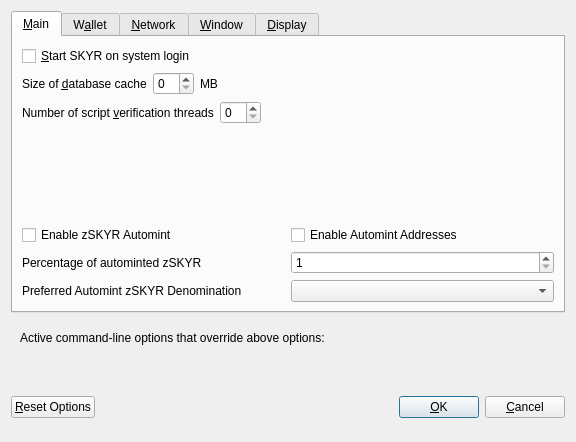
<?xml version="1.0" encoding="UTF-8"?>
<ui version="4.0">
 <class>OptionsDialog</class>
 <widget class="QDialog" name="OptionsDialog">
  <property name="geometry">
   <rect>
    <x>0</x>
    <y>0</y>
    <width>576</width>
    <height>442</height>
   </rect>
  </property>
  <property name="windowTitle">
   <string>Options</string>
  </property>
  <property name="modal">
   <bool>true</bool>
  </property>
  <layout class="QVBoxLayout" name="verticalLayout">
   <item>
    <widget class="QTabWidget" name="tabWidget">
     <property name="currentIndex">
      <number>0</number>
     </property>
     <widget class="QWidget" name="tabMain">
      <attribute name="title">
       <string>&amp;Main</string>
      </attribute>
      <layout class="QVBoxLayout" name="verticalLayout_Main">
       <item>
        <widget class="QCheckBox" name="bitcoinAtStartup">
         <property name="toolTip">
          <string>Automatically start SKYR after logging in to the system.</string>
         </property>
         <property name="text">
          <string>&amp;Start SKYR on system login</string>
         </property>
        </widget>
       </item>
       <item>
        <layout class="QHBoxLayout" name="horizontalLayout_2_Main">
         <item>
          <widget class="QLabel" name="databaseCacheLabel">
           <property name="text">
            <string>Size of &amp;database cache</string>
           </property>
           <property name="textFormat">
            <enum>Qt::PlainText</enum>
           </property>
           <property name="buddy">
            <cstring>databaseCache</cstring>
           </property>
          </widget>
         </item>
         <item>
          <widget class="QSpinBox" name="databaseCache"/>
         </item>
         <item>
          <widget class="QLabel" name="databaseCacheUnitLabel">
           <property name="text">
            <string>MB</string>
           </property>
           <property name="textFormat">
            <enum>Qt::PlainText</enum>
           </property>
          </widget>
         </item>
         <item>
          <spacer name="horizontalSpacer_2_Main">
           <property name="orientation">
            <enum>Qt::Horizontal</enum>
           </property>
           <property name="sizeHint" stdset="0">
            <size>
             <width>40</width>
             <height>20</height>
            </size>
           </property>
          </spacer>
         </item>
        </layout>
       </item>
       <item>
        <layout class="QHBoxLayout" name="horizontalLayout_3_Main">
         <item>
          <widget class="QLabel" name="threadsScriptVerifLabel">
           <property name="text">
            <string>Number of script &amp;verification threads</string>
           </property>
           <property name="textFormat">
            <enum>Qt::PlainText</enum>
           </property>
           <property name="buddy">
            <cstring>threadsScriptVerif</cstring>
           </property>
          </widget>
         </item>
         <item>
          <widget class="QSpinBox" name="threadsScriptVerif">
           <property name="toolTip">
            <string>(0 = auto, &lt;0 = leave that many cores free)</string>
           </property>
          </widget>
         </item>
         <item>
          <spacer name="horizontalSpacer_3_Main">
           <property name="orientation">
            <enum>Qt::Horizontal</enum>
           </property>
           <property name="sizeHint" stdset="0">
            <size>
             <width>40</width>
             <height>20</height>
            </size>
           </property>
          </spacer>
         </item>
        </layout>
       </item>
       <item>
        <spacer name="verticalSpacer_2">
         <property name="orientation">
          <enum>Qt::Vertical</enum>
         </property>
         <property name="sizeHint" stdset="0">
          <size>
           <width>20</width>
           <height>40</height>
          </size>
         </property>
        </spacer>
       </item>
       <item>
        <widget class="QWidget" name="verticalZpivOptionsWidget" native="true">
         <layout class="QVBoxLayout" name="verticalZpivOptionsLayout">
          <property name="margin">
           <number>0</number>
          </property>
          <item>
           <layout class="QHBoxLayout" name="horizontalAutomintingLayout">
            <item>
             <widget class="QCheckBox" name="checkBoxZeromintEnable">
              <property name="toolTip">
               <string>Enable automatic minting of SKYR units to zSKYR</string>
              </property>
              <property name="layoutDirection">
               <enum>Qt::LeftToRight</enum>
              </property>
              <property name="text">
               <string>Enable zSKYR Automint</string>
              </property>
             </widget>
            </item>
            <item>
             <widget class="QCheckBox" name="checkBoxZeromintAddresses">
              <property name="toolTip">
               <string>Enable automatic zSKYR minting from specific addresses</string>
              </property>
              <property name="layoutDirection">
               <enum>Qt::LeftToRight</enum>
              </property>
              <property name="text">
               <string>Enable Automint Addresses</string>
              </property>
             </widget>
            </item>
           </layout>
          </item>
          <item>
           <layout class="QHBoxLayout" name="horizontalZmintPercentageLayout">
            <item>
             <widget class="QLabel" name="percentage_label">
              <property name="toolTip">
               <string>Percentage of incoming SKYR which get automatically converted to zSKYR via Zerocoin Protocol (min: 10%)</string>
              </property>
              <property name="text">
               <string>Percentage of autominted zSKYR</string>
              </property>
             </widget>
            </item>
            <item>
             <widget class="QSpinBox" name="zeromintPercentage">
              <property name="minimum">
               <number>1</number>
              </property>
              <property name="maximum">
               <number>100</number>
              </property>
             </widget>
            </item>
           </layout>
          </item>
          <item>
           <layout class="QHBoxLayout" name="horizontalLayout" stretch="0,0">
            <property name="sizeConstraint">
             <enum>QLayout::SetFixedSize</enum>
            </property>
            <item>
             <widget class="QLabel" name="labelPreferredDenom">
              <property name="maximumSize">
               <size>
                <width>16777215</width>
                <height>16777215</height>
               </size>
              </property>
              <property name="toolTip">
               <string>Wait with automatic conversion to Zerocoin until enough SKYR for this denomination is available</string>
              </property>
              <property name="text">
               <string>Preferred Automint zSKYR Denomination</string>
              </property>
             </widget>
            </item>
            <item>
             <widget class="QComboBox" name="preferredDenom">
              <property name="maximumSize">
               <size>
                <width>16777215</width>
                <height>27</height>
               </size>
              </property>
              <property name="toolTip">
               <string>Wait with automatic conversion to Zerocoin until enough SKYR for this denomination is available</string>
              </property>
              <property name="maxVisibleItems">
               <number>9</number>
              </property>
              <property name="maxCount">
               <number>9</number>
              </property>
             </widget>
            </item>
           </layout>
          </item>
         </layout>
        </widget>
       </item>
      </layout>
     </widget>
     <widget class="QWidget" name="tabWallet">
      <attribute name="title">
       <string>W&amp;allet</string>
      </attribute>
      <layout class="QVBoxLayout" name="verticalLayout_Wallet">
       <item>
        <layout class="QHBoxLayout" name="horizontalLayout_2_Wallet">
         <item>
          <widget class="QLabel" name="labelStakeSplitThresholdText">
           <property name="text">
            <string>Stake split threshold:</string>
           </property>
          </widget>
         </item>
         <item>
          <widget class="QSpinBox" name="spinBoxStakeSplitThreshold">
           <property name="minimum">
            <number>1</number>
           </property>
           <property name="maximum">
            <number>999999</number>
           </property>
          </widget>
         </item>
        </layout>
       </item>
       <item>
        <widget class="QGroupBox" name="groupBox">
         <property name="title">
          <string>Expert</string>
         </property>
         <layout class="QVBoxLayout" name="verticalLayout_2">
          <item>
           <widget class="QCheckBox" name="coinControlFeatures">
            <property name="toolTip">
             <string>Whether to show coin control features or not.</string>
            </property>
            <property name="text">
             <string>Enable coin &amp;control features</string>
            </property>
           </widget>
          </item>
          <item>
           <widget class="QCheckBox" name="showMasternodesTab">
            <property name="toolTip">
             <string>Show additional tab listing all your masternodes in first sub-tab&lt;br/&gt;and all masternodes on the network in second sub-tab.</string>
            </property>
            <property name="text">
             <string>Show Masternodes Tab</string>
            </property>
           </widget>
          </item>
          <item>
           <widget class="QCheckBox" name="spendZeroConfChange">
            <property name="toolTip">
             <string>If you disable the spending of unconfirmed change, the change from a transaction&lt;br/&gt;cannot be used until that transaction has at least one confirmation.&lt;br/&gt;This also affects how your balance is computed.</string>
            </property>
            <property name="text">
             <string>&amp;Spend unconfirmed change</string>
            </property>
           </widget>
          </item>
         </layout>
        </widget>
       </item>
       <item>
        <spacer name="verticalSpacer_Wallet">
         <property name="orientation">
          <enum>Qt::Vertical</enum>
         </property>
         <property name="sizeHint" stdset="0">
          <size>
           <width>20</width>
           <height>40</height>
          </size>
         </property>
        </spacer>
       </item>
      </layout>
     </widget>
     <widget class="QWidget" name="tabNetwork">
      <attribute name="title">
       <string>&amp;Network</string>
      </attribute>
      <layout class="QVBoxLayout" name="verticalLayout_Network">
       <item>
        <widget class="QCheckBox" name="mapPortUpnp">
         <property name="toolTip">
          <string>Automatically open the SKYR client port on the router. This only works when your router supports UPnP and it is enabled.</string>
         </property>
         <property name="text">
          <string>Map port using &amp;UPnP</string>
         </property>
        </widget>
       </item>
       <item>
        <widget class="QCheckBox" name="allowIncoming">
         <property name="toolTip">
          <string>Accept connections from outside</string>
         </property>
         <property name="text">
          <string>Allow incoming connections</string>
         </property>
        </widget>
       </item>
       <item>
        <widget class="QCheckBox" name="connectSocks">
         <property name="toolTip">
          <string>Connect to the SKYR network through a SOCKS5 proxy.</string>
         </property>
         <property name="text">
          <string>&amp;Connect through SOCKS5 proxy (default proxy):</string>
         </property>
        </widget>
       </item>
       <item>
        <layout class="QHBoxLayout" name="horizontalLayout_1_Network">
         <item>
          <widget class="QLabel" name="proxyIpLabel">
           <property name="text">
            <string>Proxy &amp;IP:</string>
           </property>
           <property name="textFormat">
            <enum>Qt::PlainText</enum>
           </property>
           <property name="buddy">
            <cstring>proxyIp</cstring>
           </property>
          </widget>
         </item>
         <item>
          <widget class="QValidatedLineEdit" name="proxyIp">
           <property name="minimumSize">
            <size>
             <width>140</width>
             <height>0</height>
            </size>
           </property>
           <property name="maximumSize">
            <size>
             <width>140</width>
             <height>16777215</height>
            </size>
           </property>
           <property name="toolTip">
            <string>IP address of the proxy (e.g. IPv4: 127.0.0.1 / IPv6: ::1)</string>
           </property>
          </widget>
         </item>
         <item>
          <widget class="QLabel" name="proxyPortLabel">
           <property name="text">
            <string>&amp;Port:</string>
           </property>
           <property name="textFormat">
            <enum>Qt::PlainText</enum>
           </property>
           <property name="buddy">
            <cstring>proxyPort</cstring>
           </property>
          </widget>
         </item>
         <item>
          <widget class="QLineEdit" name="proxyPort">
           <property name="minimumSize">
            <size>
             <width>55</width>
             <height>0</height>
            </size>
           </property>
           <property name="maximumSize">
            <size>
             <width>55</width>
             <height>16777215</height>
            </size>
           </property>
           <property name="toolTip">
            <string>Port of the proxy (e.g. 9050)</string>
           </property>
          </widget>
         </item>
         <item>
          <spacer name="horizontalSpacer_1_Network">
           <property name="orientation">
            <enum>Qt::Horizontal</enum>
           </property>
           <property name="sizeHint" stdset="0">
            <size>
             <width>40</width>
             <height>20</height>
            </size>
           </property>
          </spacer>
         </item>
        </layout>
       </item>
       <item>
        <spacer name="verticalSpacer_Network">
         <property name="orientation">
          <enum>Qt::Vertical</enum>
         </property>
         <property name="sizeHint" stdset="0">
          <size>
           <width>20</width>
           <height>40</height>
          </size>
         </property>
        </spacer>
       </item>
      </layout>
     </widget>
     <widget class="QWidget" name="tabWindow">
      <attribute name="title">
       <string>&amp;Window</string>
      </attribute>
      <layout class="QVBoxLayout" name="verticalLayout_Window">
       <item>
        <widget class="QCheckBox" name="minimizeToTray">
         <property name="toolTip">
          <string>Show only a tray icon after minimizing the window.</string>
         </property>
         <property name="text">
          <string>&amp;Minimize to the tray instead of the taskbar</string>
         </property>
        </widget>
       </item>
       <item>
        <widget class="QCheckBox" name="minimizeOnClose">
         <property name="toolTip">
          <string>Minimize instead of exit the application when the window is closed. When this option is enabled, the application will be closed only after selecting Quit in the menu.</string>
         </property>
         <property name="text">
          <string>M&amp;inimize on close</string>
         </property>
        </widget>
       </item>
       <item>
        <spacer name="verticalSpacer_Window">
         <property name="orientation">
          <enum>Qt::Vertical</enum>
         </property>
         <property name="sizeHint" stdset="0">
          <size>
           <width>20</width>
           <height>40</height>
          </size>
         </property>
        </spacer>
       </item>
      </layout>
     </widget>
     <widget class="QWidget" name="tabDisplay">
      <attribute name="title">
       <string>&amp;Display</string>
      </attribute>
      <layout class="QVBoxLayout" name="verticalLayout_Display">
       <item>
        <layout class="QHBoxLayout" name="horizontalLayout_1_Display">
         <item>
          <widget class="QLabel" name="langLabel">
           <property name="text">
            <string>User Interface &amp;language:</string>
           </property>
           <property name="textFormat">
            <enum>Qt::PlainText</enum>
           </property>
           <property name="buddy">
            <cstring>lang</cstring>
           </property>
          </widget>
         </item>
         <item>
          <widget class="QValueComboBox" name="lang">
           <property name="toolTip">
            <string>The user interface language can be set here. This setting will take effect after restarting SKYR.</string>
           </property>
          </widget>
         </item>
        </layout>
       </item>
       <item>
        <widget class="QLabel" name="label_3">
         <property name="toolTip">
          <string notr="true"/>
         </property>
         <property name="statusTip">
          <string notr="true"/>
         </property>
         <property name="whatsThis">
          <string notr="true"/>
         </property>
         <property name="accessibleName">
          <string notr="true"/>
         </property>
         <property name="text">
          <string>Language missing or translation incomplete? Help contributing translations here:
https://discord.gg/UXGTjfsBFe</string>
         </property>
         <property name="wordWrap">
          <bool>true</bool>
         </property>
         <property name="openExternalLinks">
          <bool>true</bool>
         </property>
         <property name="textInteractionFlags">
          <set>Qt::TextBrowserInteraction</set>
         </property>
        </widget>
       </item>
       <item>
        <layout class="QHBoxLayout" name="horizontalLayout_2_Display" stretch="0,0">
         <item>
          <widget class="QLabel" name="themeLabel">
           <property name="text">
            <string>User Interface Theme:</string>
           </property>
          </widget>
         </item>
         <item>
          <widget class="QValueComboBox" name="theme"/>
         </item>
        </layout>
       </item>
       <item>
        <widget class="QWidget" name="verticalZpivDisplayWidget" native="true">
         <layout class="QVBoxLayout" name="verticalZpivDisplayLayout">
          <property name="margin">
           <number>0</number>
          </property>
          <item>
           <widget class="Line" name="line">
            <property name="orientation">
             <enum>Qt::Horizontal</enum>
            </property>
           </widget>
          </item>
          <item>
           <layout class="QHBoxLayout" name="horizontalLayout_3_Display">
            <item>
             <widget class="QLabel" name="unitLabel">
              <property name="text">
               <string>Unit to show amounts in:</string>
              </property>
              <property name="textFormat">
               <enum>Qt::PlainText</enum>
              </property>
             </widget>
            </item>
            <item>
             <widget class="QValueComboBox" name="unit">
              <property name="toolTip">
               <string>Choose the default subdivision unit to show in the interface and when sending coins.</string>
              </property>
             </widget>
            </item>
           </layout>
          </item>
          <item>
           <layout class="QHBoxLayout" name="horizontalLayout_4_Display">
            <item>
             <widget class="QLabel" name="digitsLabel">
              <property name="text">
               <string>Decimal digits</string>
              </property>
             </widget>
            </item>
            <item>
             <widget class="QValueComboBox" name="digits"/>
            </item>
           </layout>
          </item>
          <item>
           <layout class="QHBoxLayout" name="horizontalLayout_5_Display">
            <item>
             <widget class="QCheckBox" name="checkBoxHideZeroBalances">
              <property name="toolTip">
               <string>Hide empty balances</string>
              </property>
              <property name="layoutDirection">
               <enum>Qt::LeftToRight</enum>
              </property>
              <property name="text">
               <string>Hide empty balances</string>
              </property>
             </widget>
            </item>
            <item>
             <widget class="QCheckBox" name="checkBoxHideOrphans">
              <property name="toolTip">
               <string>Hide orphan stakes in transaction lists</string>
              </property>
              <property name="text">
               <string>Hide orphan stakes</string>
              </property>
             </widget>
            </item>
            <item>
             <spacer name="horizontalSpacer">
              <property name="orientation">
               <enum>Qt::Horizontal</enum>
              </property>
              <property name="sizeHint" stdset="0">
               <size>
                <width>40</width>
                <height>20</height>
               </size>
              </property>
             </spacer>
            </item>
           </layout>
          </item>
          <item>
           <layout class="QHBoxLayout" name="horizontalLayout_6_Display">
            <item>
             <widget class="QLabel" name="thirdPartyTxUrlsLabel">
              <property name="toolTip">
               <string>Third party URLs (e.g. a block explorer) that appear in the transactions tab as context menu items. %s in the URL is replaced by transaction hash. Multiple URLs are separated by vertical bar |.</string>
              </property>
              <property name="text">
               <string>Third party transaction URLs</string>
              </property>
             </widget>
            </item>
            <item>
             <widget class="QLineEdit" name="thirdPartyTxUrls">
              <property name="toolTip">
               <string>Third party URLs (e.g. a block explorer) that appear in the transactions tab as context menu items. %s in the URL is replaced by transaction hash. Multiple URLs are separated by vertical bar |.</string>
              </property>
             </widget>
            </item>
           </layout>
          </item>
         </layout>
        </widget>
       </item>
       <item>
        <spacer name="verticalSpacer">
         <property name="orientation">
          <enum>Qt::Vertical</enum>
         </property>
         <property name="sizeHint" stdset="0">
          <size>
           <width>20</width>
           <height>40</height>
          </size>
         </property>
        </spacer>
       </item>
      </layout>
     </widget>
    </widget>
   </item>
   <item>
    <widget class="QFrame" name="frame">
     <layout class="QVBoxLayout" name="verticalLayout_Bottom">
      <item>
       <layout class="QHBoxLayout" name="horizontalLayout_Bottom">
        <item>
         <widget class="QLabel" name="overriddenByCommandLineInfoLabel">
          <property name="text">
           <string>Active command-line options that override above options:</string>
          </property>
          <property name="textFormat">
           <enum>Qt::PlainText</enum>
          </property>
         </widget>
        </item>
        <item>
         <spacer name="horizontalSpacer_Bottom">
          <property name="orientation">
           <enum>Qt::Horizontal</enum>
          </property>
          <property name="sizeHint" stdset="0">
           <size>
            <width>40</width>
            <height>20</height>
           </size>
          </property>
         </spacer>
        </item>
       </layout>
      </item>
      <item>
       <widget class="QLabel" name="overriddenByCommandLineLabel">
        <property name="text">
         <string/>
        </property>
        <property name="textFormat">
         <enum>Qt::PlainText</enum>
        </property>
        <property name="wordWrap">
         <bool>true</bool>
        </property>
       </widget>
      </item>
     </layout>
    </widget>
   </item>
   <item>
    <layout class="QHBoxLayout" name="horizontalLayout_Buttons">
     <item>
      <widget class="QPushButton" name="resetButton">
       <property name="toolTip">
        <string>Reset all client options to default.</string>
       </property>
       <property name="text">
        <string>&amp;Reset Options</string>
       </property>
       <property name="autoDefault">
        <bool>false</bool>
       </property>
      </widget>
     </item>
     <item>
      <spacer name="horizontalSpacer_1">
       <property name="orientation">
        <enum>Qt::Horizontal</enum>
       </property>
       <property name="sizeHint" stdset="0">
        <size>
         <width>40</width>
         <height>48</height>
        </size>
       </property>
      </spacer>
     </item>
     <item>
      <widget class="QLabel" name="statusLabel">
       <property name="minimumSize">
        <size>
         <width>200</width>
         <height>0</height>
        </size>
       </property>
       <property name="font">
        <font>
         <weight>75</weight>
         <bold>true</bold>
        </font>
       </property>
       <property name="text">
        <string/>
       </property>
       <property name="textFormat">
        <enum>Qt::PlainText</enum>
       </property>
       <property name="wordWrap">
        <bool>true</bool>
       </property>
      </widget>
     </item>
     <item>
      <spacer name="horizontalSpacer_2">
       <property name="orientation">
        <enum>Qt::Horizontal</enum>
       </property>
       <property name="sizeHint" stdset="0">
        <size>
         <width>40</width>
         <height>48</height>
        </size>
       </property>
      </spacer>
     </item>
     <item>
      <widget class="QPushButton" name="okButton">
       <property name="text">
        <string>&amp;OK</string>
       </property>
       <property name="autoDefault">
        <bool>false</bool>
       </property>
       <property name="default">
        <bool>true</bool>
       </property>
      </widget>
     </item>
     <item>
      <widget class="QPushButton" name="cancelButton">
       <property name="text">
        <string>&amp;Cancel</string>
       </property>
       <property name="autoDefault">
        <bool>false</bool>
       </property>
      </widget>
     </item>
    </layout>
   </item>
  </layout>
 </widget>
 <customwidgets>
  <customwidget>
   <class>QValidatedLineEdit</class>
   <extends>QLineEdit</extends>
   <header>qvalidatedlineedit.h</header>
  </customwidget>
  <customwidget>
   <class>QValueComboBox</class>
   <extends>QComboBox</extends>
   <header>qvaluecombobox.h</header>
  </customwidget>
 </customwidgets>
 <resources/>
 <connections/>
</ui>
